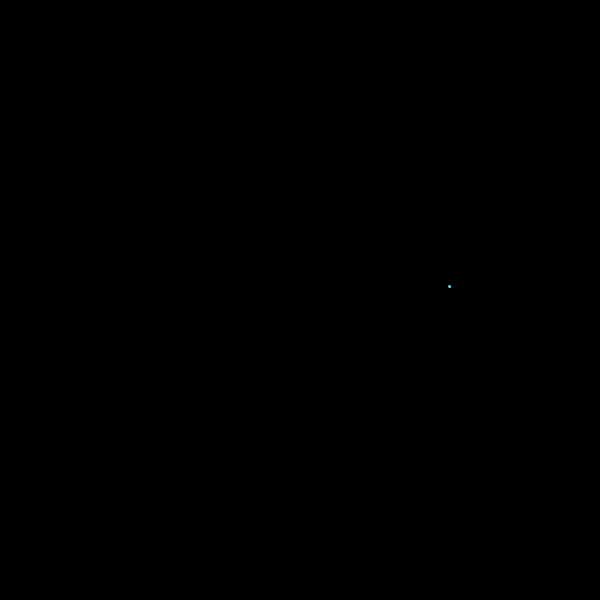
Frame 1 (no input)
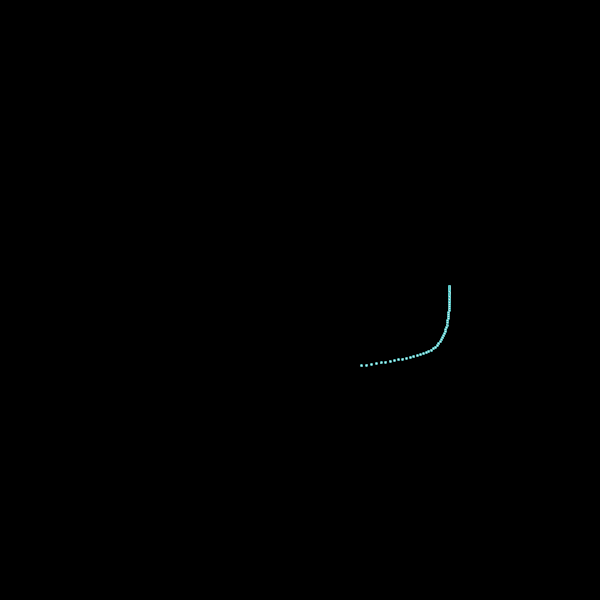
Frame 60 (the mouse pressed at the canvas centre just before this capture)
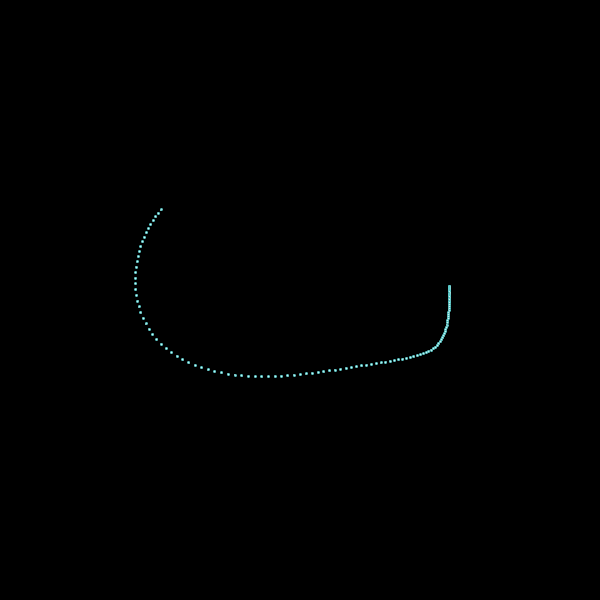
Frame 120 (the mouse held since frame 60 and released just before this capture)

The Processing sketch that drew these frames (run headless with seeded random() and noise(); from frame 60 on, the mouse is pressed at the canvas centre):

// Processing sketch: DoublePendulumLocus
// ── DoublePendulumLocus.pde
float g = 9.8066;

float m1 =10;
float m2 = 5;

float l1 = 100;
float l2 = 100;

float theta1 = PI/2;
float theta2 = PI/6;

float dt = 0.1;

float x1, y1, x2, y2;
float ddtheta1, ddtheta2;
float dtheta1, dtheta2;


void setup() {
  
  size(600, 600);
  background(0);
  frameRate(180);
  
}

void draw() {
  
  translate(width/2, height/3);
  
  ddtheta1 = (- m2*l2*ddtheta2*cos(theta1-theta2) - m2*l2*dtheta2*dtheta2*sin(theta1-theta2) - (m1+m2)*g*sin(theta1))/((m1+m2)*l1);
  ddtheta2 = (m2*l1*dtheta1*dtheta1*sin(theta1-theta2) - m2*l1*ddtheta1*cos(theta1-theta2) - m2*g*sin(theta2))/(m2*l2);
  
  dtheta1 += ddtheta1 * dt;
  dtheta2 += ddtheta2 * dt;
  
  theta1 += dtheta1 * dt;
  theta2 += dtheta2 * dt;
  
  x1 = l1 * sin(theta1);
  y1 = l1 * cos(theta1);
  
  x2 = x1 + l2 * sin(theta2);
  y2 = y1 + l2 * cos(theta2);
  
  stroke(90, 200, 200);
  circle(x2, y2, 2);
  
  if (key == 's') {
    noLoop();
  }
  
}
  
